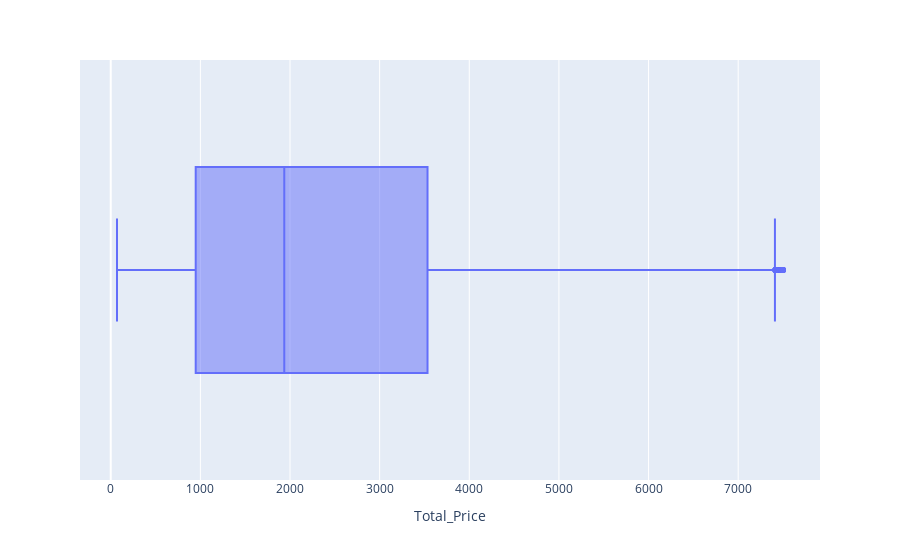

The notebook cell saved with this chart:
### Code cell
px.box(df, x= "Total_Price" )

### Figure 1 — Plotly figure (JSON) as saved in the notebook; plotly's stock layout.template omitted (floating-point values rounded to 4 significant figures; data arrays with more than 128 entries replaced by an {"elided": "..."} marker saying what was removed)
{"data": [{"alignmentgroup": "True", "hovertemplate": "Total_Price=%{x}<extra></extra>", "legendgroup": "", "marker": {"color": "#636efa"}, "name": "", "notched": false, "offsetgroup": "", "orientation": "h", "showlegend": false, "type": "box", "x": {"elided": "19597 int values"}, "x0": " ", "xaxis": "x", "y0": " ", "yaxis": "y"}], "layout": {"boxmode": "group", "legend": {"tracegroupgap": 0}, "margin": {"t": 60}, "xaxis": {"anchor": "y", "domain": [0, 1], "title": {"text": "Total_Price"}}, "yaxis": {"anchor": "x", "domain": [0, 1]}}}
